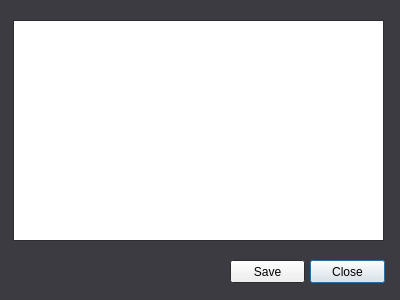
<?xml version="1.0" encoding="UTF-8"?>
<ui version="4.0">
 <class>viewreportdialog</class>
 <widget class="QDialog" name="viewreportdialog">
  <property name="geometry">
   <rect>
    <x>0</x>
    <y>0</y>
    <width>400</width>
    <height>300</height>
   </rect>
  </property>
  <property name="palette">
   <palette>
    <active>
     <colorrole role="Text">
      <brush brushstyle="SolidPattern">
       <color alpha="255">
        <red>255</red>
        <green>255</green>
        <blue>255</blue>
       </color>
      </brush>
     </colorrole>
     <colorrole role="Window">
      <brush brushstyle="SolidPattern">
       <color alpha="255">
        <red>60</red>
        <green>59</green>
        <blue>65</blue>
       </color>
      </brush>
     </colorrole>
    </active>
    <inactive>
     <colorrole role="Text">
      <brush brushstyle="SolidPattern">
       <color alpha="255">
        <red>255</red>
        <green>255</green>
        <blue>255</blue>
       </color>
      </brush>
     </colorrole>
     <colorrole role="Window">
      <brush brushstyle="SolidPattern">
       <color alpha="255">
        <red>60</red>
        <green>59</green>
        <blue>65</blue>
       </color>
      </brush>
     </colorrole>
    </inactive>
    <disabled>
     <colorrole role="Text">
      <brush brushstyle="SolidPattern">
       <color alpha="255">
        <red>255</red>
        <green>255</green>
        <blue>255</blue>
       </color>
      </brush>
     </colorrole>
     <colorrole role="Window">
      <brush brushstyle="SolidPattern">
       <color alpha="255">
        <red>60</red>
        <green>59</green>
        <blue>65</blue>
       </color>
      </brush>
     </colorrole>
    </disabled>
   </palette>
  </property>
  <property name="windowTitle">
   <string>Raspbot RCA: View Report</string>
  </property>
  <property name="whatsThis">
   <string>Ping bot for network latency stats.</string>
  </property>
  <widget class="QPlainTextEdit" name="reportdisplay">
   <property name="geometry">
    <rect>
     <x>13</x>
     <y>20</y>
     <width>371</width>
     <height>221</height>
    </rect>
   </property>
   <property name="palette">
    <palette>
     <active>
      <colorrole role="Text">
       <brush brushstyle="SolidPattern">
        <color alpha="255">
         <red>0</red>
         <green>0</green>
         <blue>0</blue>
        </color>
       </brush>
      </colorrole>
     </active>
     <inactive>
      <colorrole role="Text">
       <brush brushstyle="SolidPattern">
        <color alpha="255">
         <red>0</red>
         <green>0</green>
         <blue>0</blue>
        </color>
       </brush>
      </colorrole>
     </inactive>
     <disabled>
      <colorrole role="Text">
       <brush brushstyle="SolidPattern">
        <color alpha="255">
         <red>0</red>
         <green>0</green>
         <blue>0</blue>
        </color>
       </brush>
      </colorrole>
     </disabled>
    </palette>
   </property>
   <property name="plainText">
    <string/>
   </property>
  </widget>
  <widget class="QPushButton" name="closebutton">
   <property name="geometry">
    <rect>
     <x>310</x>
     <y>260</y>
     <width>75</width>
     <height>23</height>
    </rect>
   </property>
   <property name="text">
    <string>Close</string>
   </property>
  </widget>
  <widget class="QPushButton" name="savebutton">
   <property name="geometry">
    <rect>
     <x>230</x>
     <y>260</y>
     <width>75</width>
     <height>23</height>
    </rect>
   </property>
   <property name="text">
    <string>Save</string>
   </property>
  </widget>
 </widget>
 <resources/>
 <connections/>
</ui>
